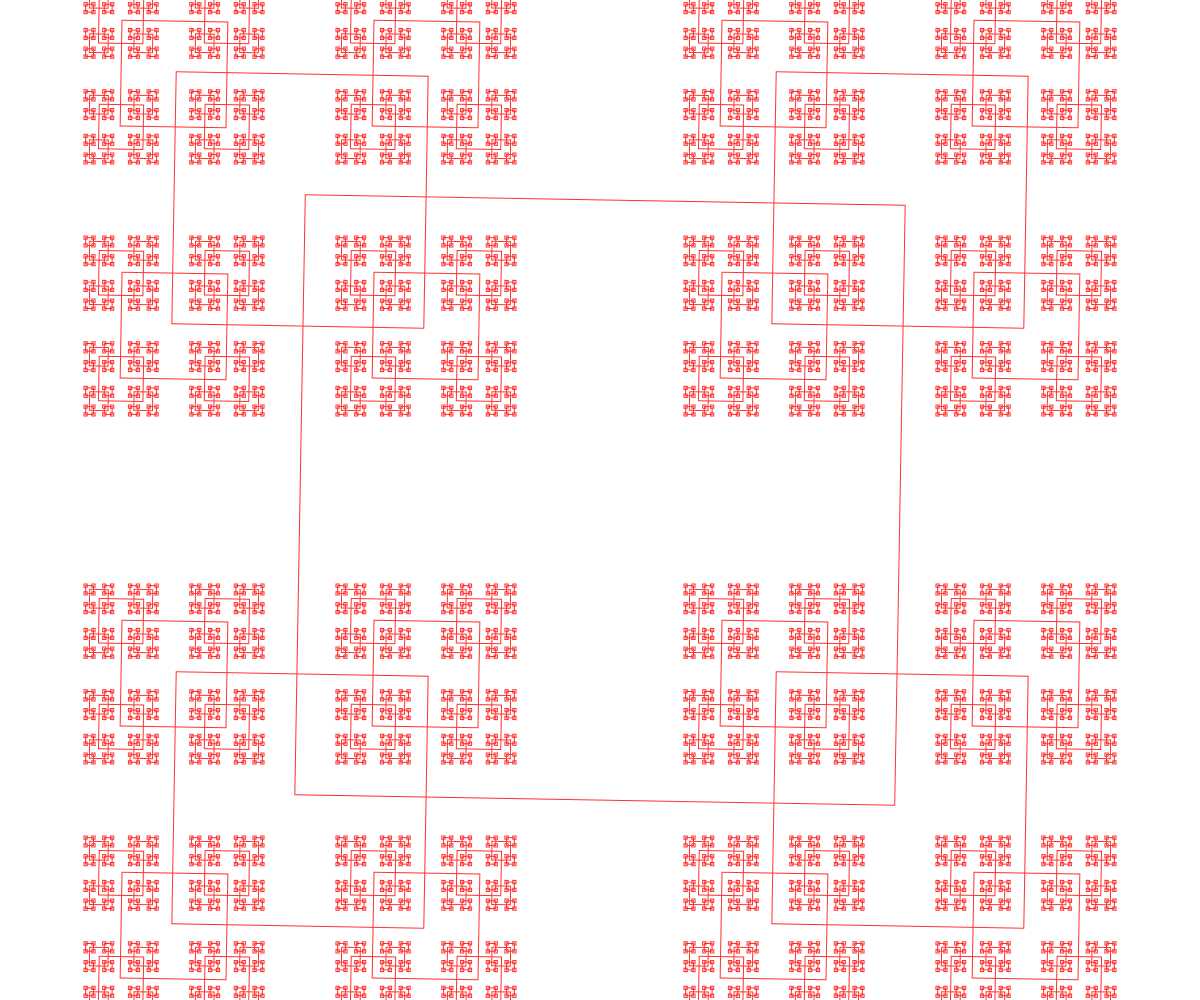
Frame 1 (no input)
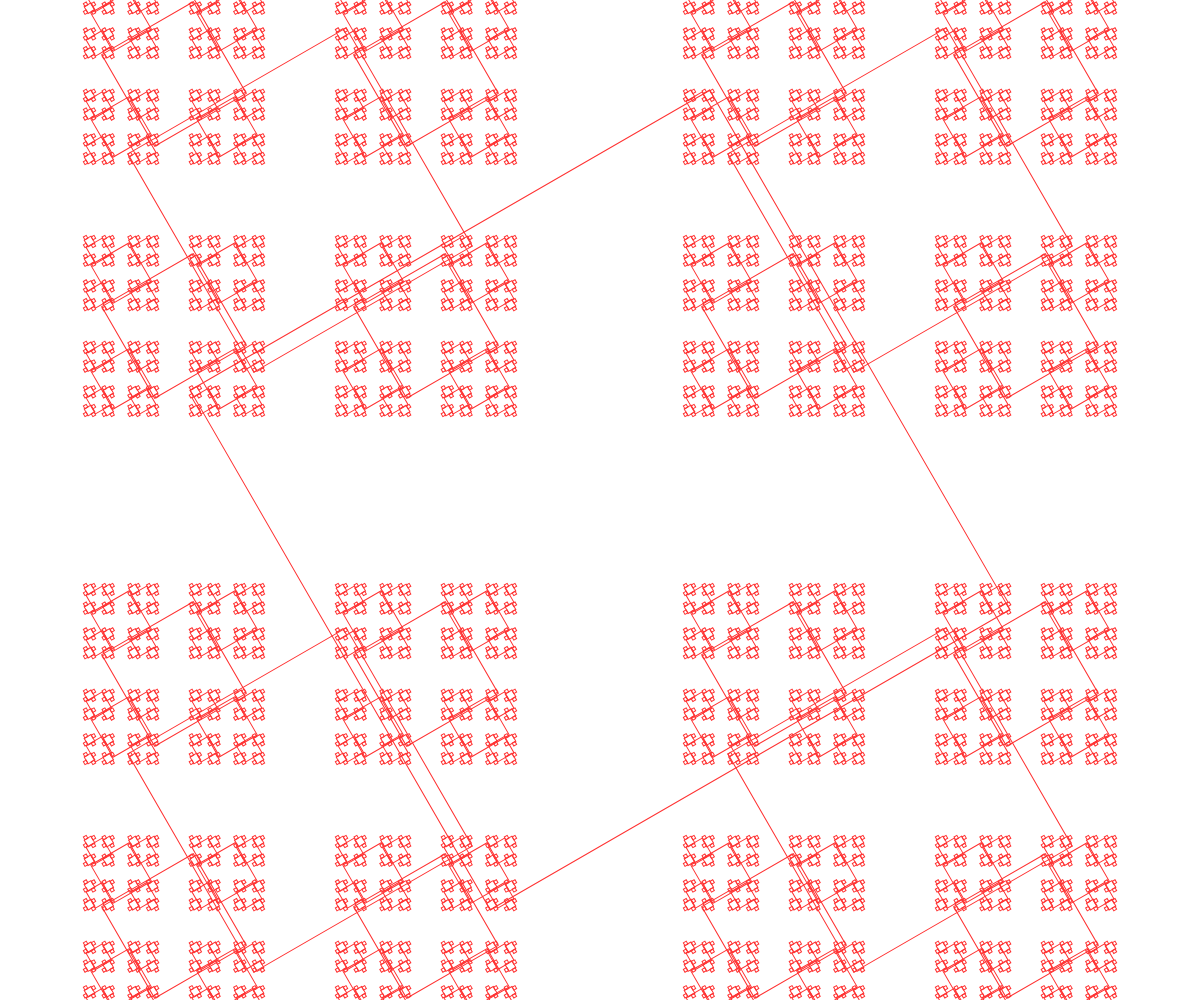
Frame 60 (no input)
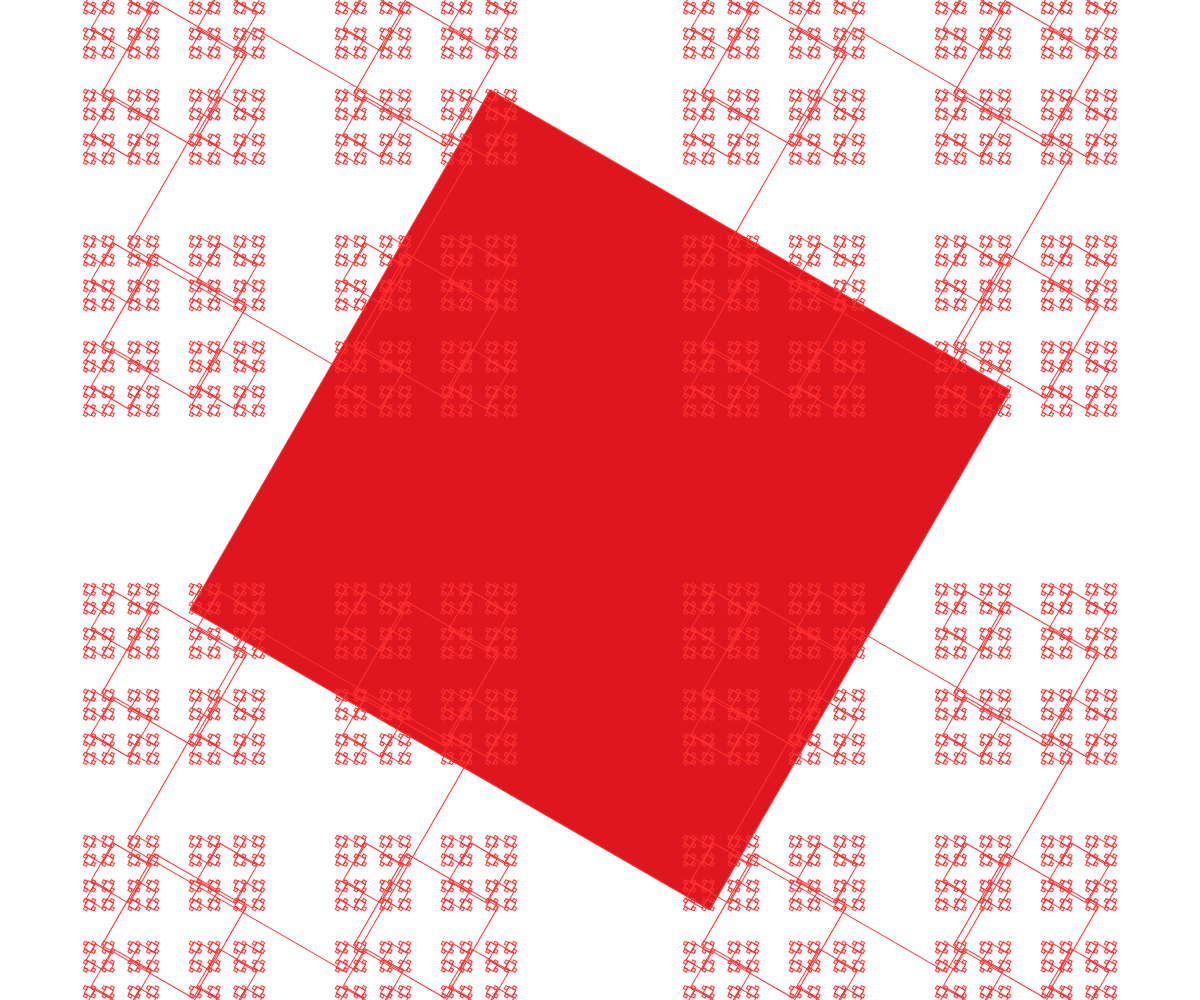
Frame 120 (the mouse pressed at the canvas centre since frame 60)

The p5.js sketch that drew these frames (run headless with seeded random() and noise() and a simulated clock; from frame 60 on, the mouse is pressed at the canvas centre):

// p5.js sketch
// ── sketch.js
// Recursive Imagery
// Eliz Vo 
// November 25, 2025 



function setup() {
  createCanvas(windowWidth, windowHeight);
}

function setFill(x, y, s){
  if (dist(mouseX, mouseY , x, y) < s/2){
    fill(222, 22, 32);
  }
}

function centerCircle(x, y, d) {
  // Recursively draw concentric circles
  // Base case implicit 
  if (d > 10){
    // Recurive case 
    circle(x, y, d);
    centerCircle( x, y, d* 0.99);
  }
  // If we skip the recirsove case, we 
  // unravel one level
}

function circleFractal(x, y, d){
  if (d > 3){
    circle(x, y, d);
    circleFractal(x- d/2, y, d/2);
    circleFractal(x+ d/2, y, d/2);
    circleFractal(x, y- d/2, d/2);
    circleFractal(x, y+ d/2, d/2);
  }
  else{
    noFill();
  }
}

function luckySquare(x, y, s){
  if (s > 3){
    push();
    translate (x, y);
    rotate(radians(frameCount));
    setFill(x, y, s);
    square(0, 0, s);
    pop();
    luckySquare(x - s/2, y - s/2, s*0.42);
    luckySquare(x - s/2, y + s/2, s*0.42);
    luckySquare(x + s/2, y - s/2, s*0.42);
    luckySquare(x + s/2, y + s/2, s*0.42);
    
  }
}

function draw() {
  rectMode(CENTER);
  background(255);
  stroke(255, 50, 50);
  noFill();
  // centerCircle(width/2, height/2, width)
  // circleFractal(width/2, height/2, width/2);
  luckySquare(width/2, height/2, width/2)
}
